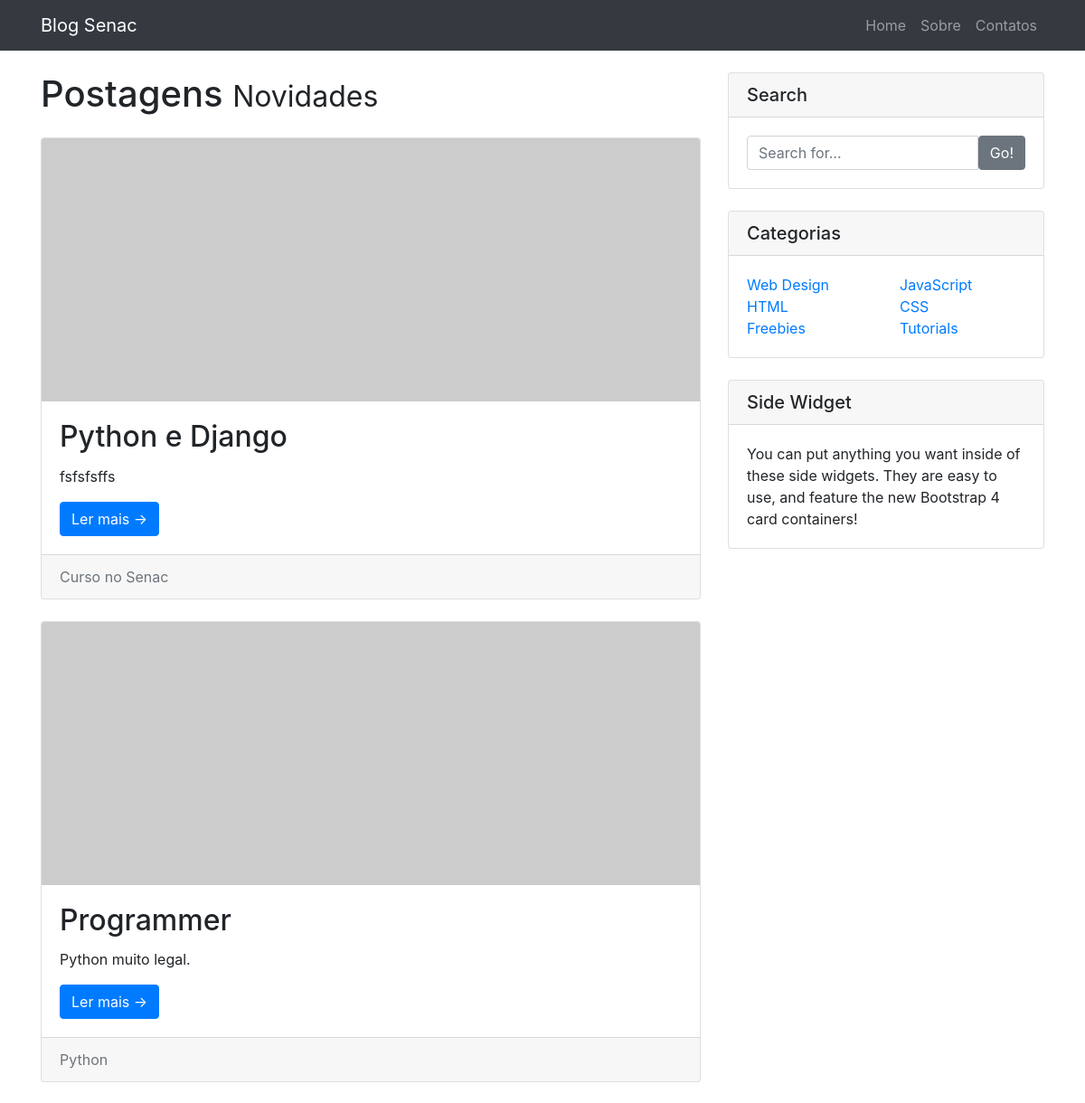
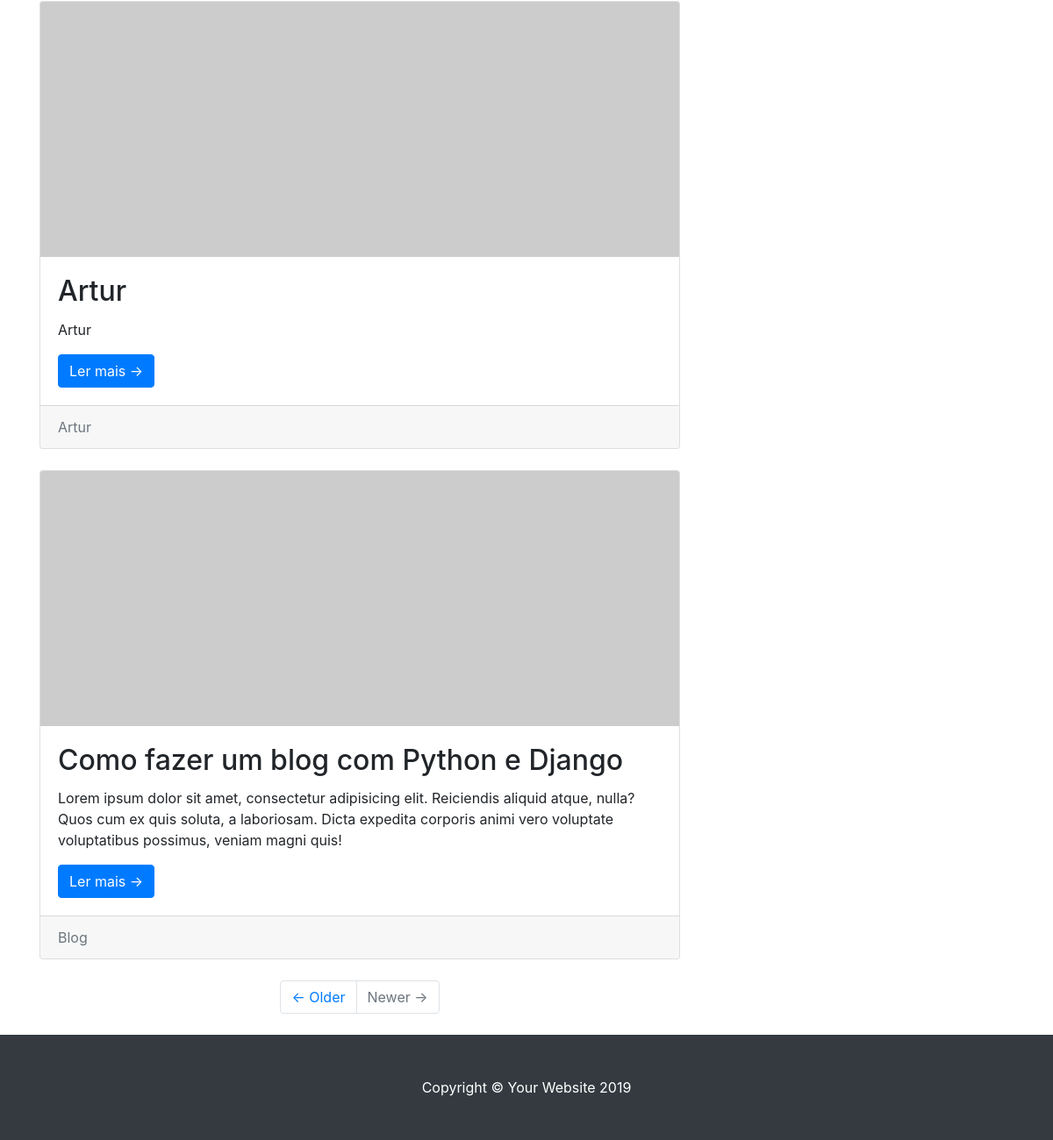
/, run on an earlier commit of the app's database (2 pictures, top to bottom).
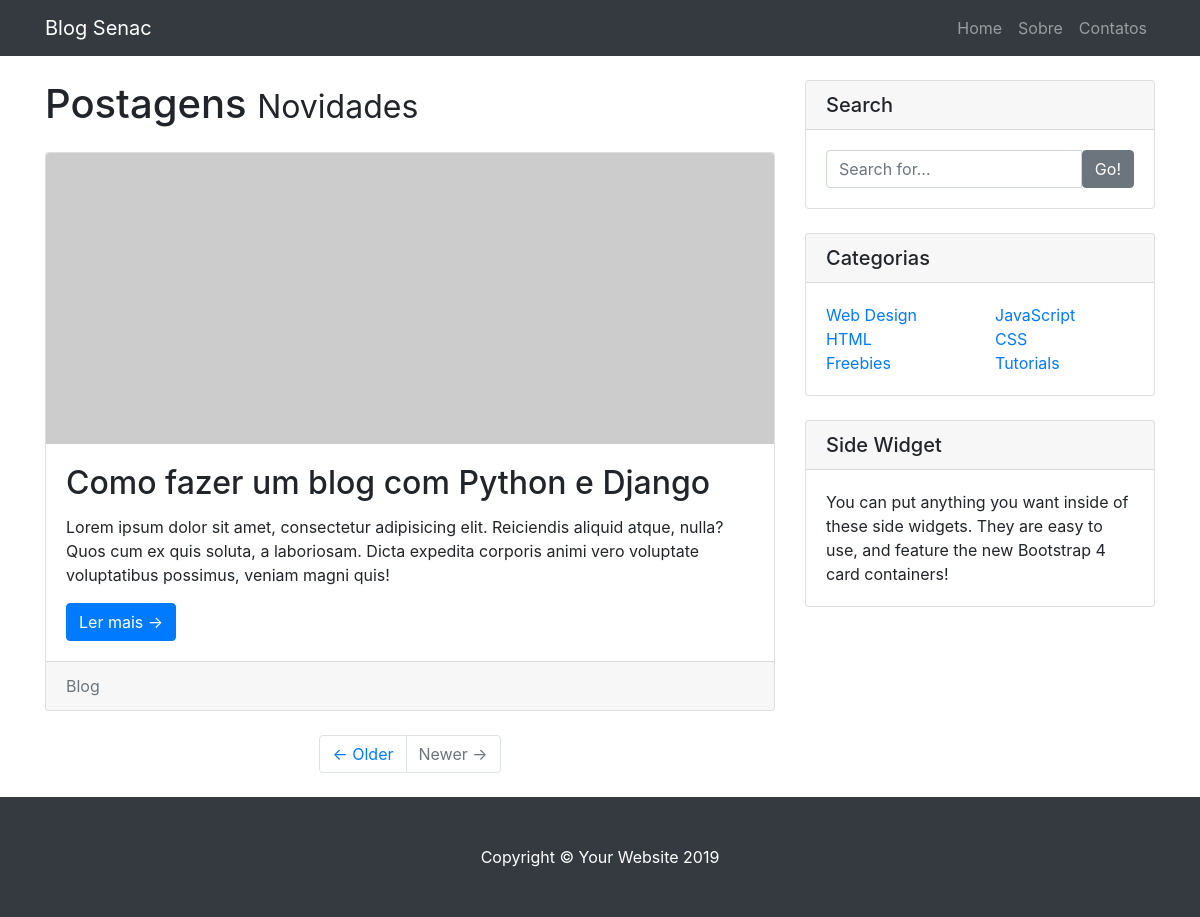
And on a later commit of the database.
### website/models.py (models this page shows, shortened)
class Post(models.Model):
    title = models.CharField(max_length=100)
    sub_title = models.CharField(max_length=80)
    autor = models.ForeignKey(User, on_delete = models.CASCADE)
    texto = models.TextField()
    imagem = models.ImageField(upload_to = 'posts', null = True, blank = True)
    STATUS = (
        ('rascunho', 'Rascunho'),
        ('publicado', 'Publicado')
    )
    status = models.CharField(max_length=10,
                              choices = STATUS,
                              default = 'rascunho'
                             )
    CATEGORIAS = (
        ('programacao', 'Programação'),
        ('eletronica', 'Eletrônica')
    )
    categorias = models.CharField(max_length=12,
                              choices = CATEGORIAS,
                              default = 'programacao'
                             )
    publicado = models.DateTimeField(default=timezone.now())
    cadastrado = models.DateTimeField(auto_now_add = True )
    alterado = models.DateTimeField(auto_now = True)
    ativado = models.BooleanField(default = True)

### website/views.py (the view)
# urls.py: path('', hello_blog, name = 'index'),
def hello_blog(request):
	lista = [
		'Python', 'HTML', 'CSS', 'JS', 'PyCharm', 'Ruby'
	]
	ListaDePosts = Post.objects.filter(ativado=True)
	dados = {
		'Nome' : 'Curso de Django',
		'Areas' : lista,
		'Posts': ListaDePosts
	}
	return render(request, 'index.html', dados)

### website/templates/index.html
{% extends 'base_post.html' %}
{% block conteudo %}
        <h1 class="my-4">Postagens
          <small>Novidades</small>
        </h1>
        {% for post in Posts %}
          <div class="card mb-4">
              {% if post.imagem %}
                <img class="card-img-top" src="{{ post.imagem.url }}" height="300" alt="Card image cap">
              {% else %}
                <img class="card-img-top" src="http://placehold.it/750x300" alt="Card image cap">
              {% endif %}
              <div class="card-body">
              <h2 class="card-title">{{ post.title }}</h2>
              <p class="card-text">{{ post.texto }}</p>
              <a href="{% url 'post_detalhes' post.id %}" class="btn btn-primary">Ler mais &rarr;</a>
            </div>
            <div class="card-footer text-muted">
              {{ post.sub_title }}
            </div>
          </div>
        {% endfor %}
        <ul class="pagination justify-content-center mb-4">
          <li class="page-item">
            <a class="page-link" href="#">&larr; Older</a>
          </li>
          <li class="page-item disabled">
            <a class="page-link" href="#">Newer &rarr;</a>
          </li>
        </ul>
{% endblock %}

### website/templates/base_post.html
{% extends 'base.html' %}
{% block corpo %}
  <div class="container">
    <div class="row">
      <div class="col-md-8">
          {% block conteudo %}
          {% endblock %}
      </div>
      <div class="col-md-4">
        <div class="card my-4">
          <h5 class="card-header">Search</h5>
          <div class="card-body">
            <div class="input-group">
              <input type="text" class="form-control" placeholder="Search for...">
              <span class="input-group-btn">
                <button class="btn btn-secondary" type="button">Go!</button>
              </span>
            </div>
          </div>
        </div>
        <div class="card my-4">
          <h5 class="card-header">Categorias</h5>
          <div class="card-body">
            <div class="row">
              <div class="col-lg-6">
                <ul class="list-unstyled mb-0">
                  <li>
                    <a href="#">Web Design</a>
                  </li>
                  <li>
                    <a href="#">HTML</a>
                  </li>
                  <li>
                    <a href="#">Freebies</a>
                  </li>
                </ul>
              </div>
              <div class="col-lg-6">
                <ul class="list-unstyled mb-0">
                  <li>
                    <a href="#">JavaScript</a>
                  </li>
                  <li>
                    <a href="#">CSS</a>
                  </li>
                  <li>
                    <a href="#">Tutorials</a>
                  </li>
                </ul>
              </div>
            </div>
          </div>
        </div>
        <div class="card my-4">
          <h5 class="card-header">Side Widget</h5>
          <div class="card-body">
            You can put anything you want inside of these side widgets. They are easy to use, and feature the new Bootstrap 4 card containers!
          </div>
        </div>
      </div>
    </div>
  </div>
{% endblock %}

### website/templates/base.html (shortened to what this page needs)
{% load static %}
<!DOCTYPE html>
<html lang="en">
<head>
  <link href="{% static 'vendor/bootstrap/css/bootstrap.min.css' %}" rel="stylesheet">
  <link href="{% static 'css/blog-home.css' %}" rel="stylesheet">
</head>
<body>
  <nav class="navbar navbar-expand-lg navbar-dark bg-dark fixed-top">
    <div class="container">
      <a class="navbar-brand" href="{% url 'index' %}">Blog Senac</a>
      <div class="collapse navbar-collapse" id="navbarResponsive">
        <ul class="navbar-nav ml-auto">
          <li class="nav-item">
            <a class="nav-link" href="{% url 'index' %}">Home</a>
          </li>
          <li class="nav-item">
            <a class="nav-link" href="{% url 'sobre' %}">Sobre</a>
          </li>
          <li class="nav-item">
            <a class="nav-link" href="{% url 'contatos' %}">Contatos</a>
          </li>
        </ul>
      </div>
    </div>
  </nav>
  {% block corpo %}
  {% endblock %}
  <footer class="py-5 bg-dark">
    <div class="container">
      <p class="m-0 text-center text-white">Copyright &copy; Your Website 2019</p>
    </div>
  </footer>
</body>
</html>

### website/static/css/blog-home.css (style rules this page uses)
body { padding-top: 56px; }

What changed in the data, as far as the page shows it:
removed Post: title "Python e Django", texto "fsfsfsffs", sub_title "Curso no Senac"
removed Post: title "Programmer", texto "Python muito legal.", sub_title "Python"
removed Post: title "Artur", texto "Artur", sub_title "Artur"
